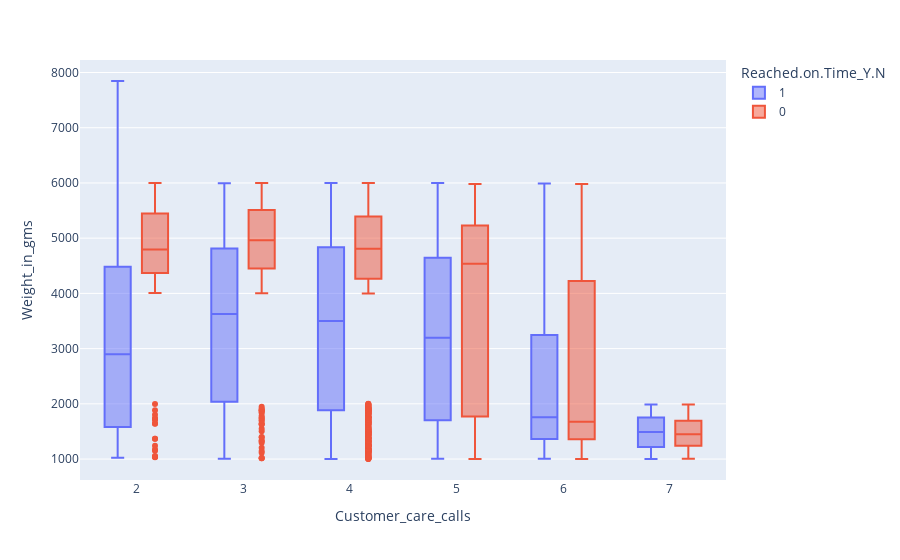

This figure's notebook cell:
### Code cell
# Customer call and Weight in grams
px.box(x = 'Customer_care_calls', y = 'Weight_in_gms',
       data_frame = df, color = 'Reached.on.Time_Y.N')
# seems the lighter weight product, the more freqently to call,
# the light parcel shipping team may be overloaded

### Figure 1 — Plotly figure (JSON) as saved in the notebook; plotly's stock layout.template omitted (floating-point values rounded to 4 significant figures; data arrays with more than 128 entries replaced by an {"elided": "..."} marker saying what was removed)
{"data": [{"alignmentgroup": "True", "hovertemplate": "Reached.on.Time_Y.N=1<br>Customer_care_calls=%{x}<br>Weight_in_gms=%{y}<extra></extra>", "legendgroup": "1", "marker": {"color": "#636efa"}, "name": "1", "notched": false, "offsetgroup": "1", "orientation": "v", "showlegend": true, "type": "box", "x": {"elided": "6563 int values"}, "x0": " ", "xaxis": "x", "y": {"elided": "6563 int values"}, "y0": " ", "yaxis": "y"}, {"alignmentgroup": "True", "hovertemplate": "Reached.on.Time_Y.N=0<br>Customer_care_calls=%{x}<br>Weight_in_gms=%{y}<extra></extra>", "legendgroup": "0", "marker": {"color": "#EF553B"}, "name": "0", "notched": false, "offsetgroup": "0", "orientation": "v", "showlegend": true, "type": "box", "x": {"elided": "4436 int values"}, "x0": " ", "xaxis": "x", "y": {"elided": "4436 int values"}, "y0": " ", "yaxis": "y"}], "layout": {"boxmode": "group", "legend": {"title": {"text": "Reached.on.Time_Y.N"}, "tracegroupgap": 0}, "margin": {"t": 60}, "xaxis": {"anchor": "y", "domain": [0, 1], "title": {"text": "Customer_care_calls"}}, "yaxis": {"anchor": "x", "domain": [0, 1], "title": {"text": "Weight_in_gms"}}}}
